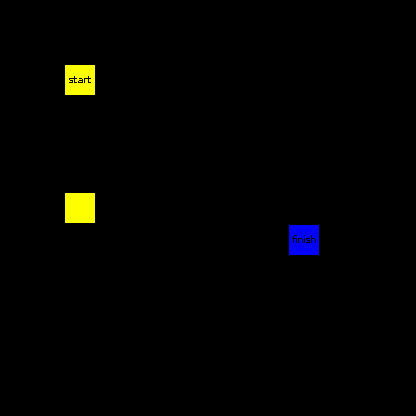

A level layout from a 2D game, rendered from its tile map. Below: a short description, then the map file with its tile-grid data intact:
An orthogonal 13x13 tile map with 32x32 px tiles, 3 tile layers (base, gates, triggers) and 12 objects (6x tree, 4x pinetree, 2x bush).

<map version="1.0" orientation="orthogonal" renderorder="right-down" width="13" height="13" tilewidth="32" tileheight="32" nextobjectid="18">
 <properties>
  <property name="steps" type="int" value="20" />
 </properties>
 <tileset firstgid="1" source="../../resources/tiled/tiled.tsx" />
 <layer name="base" width="13" height="13">
  <data encoding="csv">
0,0,0,0,0,0,0,0,0,0,0,0,0,
0,0,0,0,0,0,0,0,0,0,0,0,0,
0,0,1,0,0,0,0,0,0,0,0,0,0,
0,0,1,1,1,1,1,1,1,1,0,0,0,
0,0,1,0,0,0,0,0,0,1,0,0,0,
0,0,1,0,0,0,0,0,0,1,0,0,0,
0,0,1,1,1,1,1,1,1,1,1,0,0,
0,0,0,0,1,0,0,0,1,1,1,0,0,
0,0,0,0,1,0,0,0,1,1,1,0,0,
0,0,0,0,1,0,0,0,0,1,0,0,0,
0,0,0,0,1,1,1,1,1,1,0,0,0,
0,0,0,0,0,0,0,0,0,0,0,0,0,
0,0,0,0,0,0,0,0,0,0,0,0,0
</data>
 </layer>
 <layer name="gates" width="13" height="13">
  <data encoding="csv">
0,0,0,0,0,0,0,0,0,0,0,0,0,
0,0,0,0,0,0,0,0,0,0,0,0,0,
0,0,0,0,0,0,0,0,0,0,0,0,0,
0,0,0,0,0,0,0,0,0,0,0,0,0,
0,0,0,0,0,0,0,0,0,0,0,0,0,
0,0,0,0,0,0,0,0,0,0,0,0,0,
0,0,4,0,0,0,0,0,0,0,0,0,0,
0,0,0,0,0,0,0,0,0,8,0,0,0,
0,0,0,0,0,0,0,0,0,0,0,0,0,
0,0,0,0,0,0,0,0,0,0,0,0,0,
0,0,0,0,0,0,0,0,0,0,0,0,0,
0,0,0,0,0,0,0,0,0,0,0,0,0,
0,0,0,0,0,0,0,0,0,0,0,0,0
</data>
 </layer>
 <layer name="triggers" width="13" height="13">
  <data encoding="csv">
0,0,0,0,0,0,0,0,0,0,0,0,0,
0,0,0,0,0,0,0,0,0,0,0,0,0,
0,0,2,0,0,0,0,0,0,0,0,0,0,
0,0,0,0,0,0,0,0,0,0,0,0,0,
0,0,0,0,0,0,0,0,0,0,0,0,0,
0,0,0,0,0,0,0,0,0,0,0,0,0,
0,0,0,0,0,0,0,0,0,0,0,0,0,
0,0,0,0,0,0,0,0,0,9,0,0,0,
0,0,0,0,0,0,0,0,0,0,0,0,0,
0,0,0,0,0,0,0,0,0,0,0,0,0,
0,0,0,0,0,0,0,0,0,0,0,0,0,
0,0,0,0,0,0,0,0,0,0,0,0,0,
0,0,0,0,0,0,0,0,0,0,0,0,0
</data>
 </layer>
 <objectgroup name="objects">
  <object id="4" name="tree" x="160" y="32" width="32" height="32" />
  <object id="6" name="bush" x="192" y="256" width="32" height="32" />
  <object id="7" name="pinetree" x="32" y="288" width="32" height="32" />
  <object id="8" name="pinetree" x="352" y="32" width="32" height="32" />
  <object id="9" name="pinetree" x="352" y="320" width="32" height="32" />
  <object id="10" name="bush" x="256" y="32" width="32" height="32" />
  <object id="11" name="tree" x="288" y="352" width="32" height="32" />
  <object id="12" name="tree" x="96" y="224" width="32" height="32" />
  <object id="13" name="pinetree" x="64" y="352" width="32" height="32" />
  <object id="14" name="tree" x="128" y="32" width="32" height="32" />
  <object id="15" name="tree" x="352" y="128" width="32" height="32" />
  <object id="17" name="tree" x="160" y="128" width="32" height="32" />
 </objectgroup>
</map>
